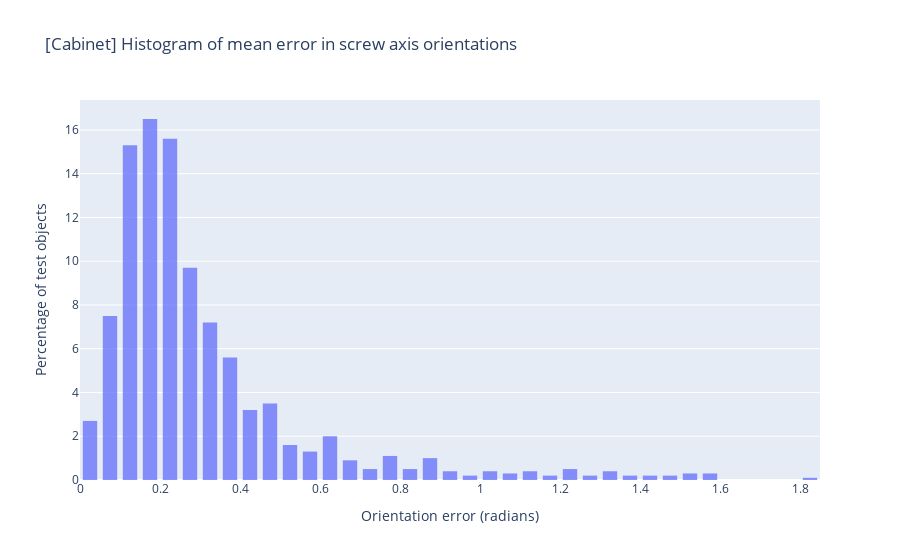
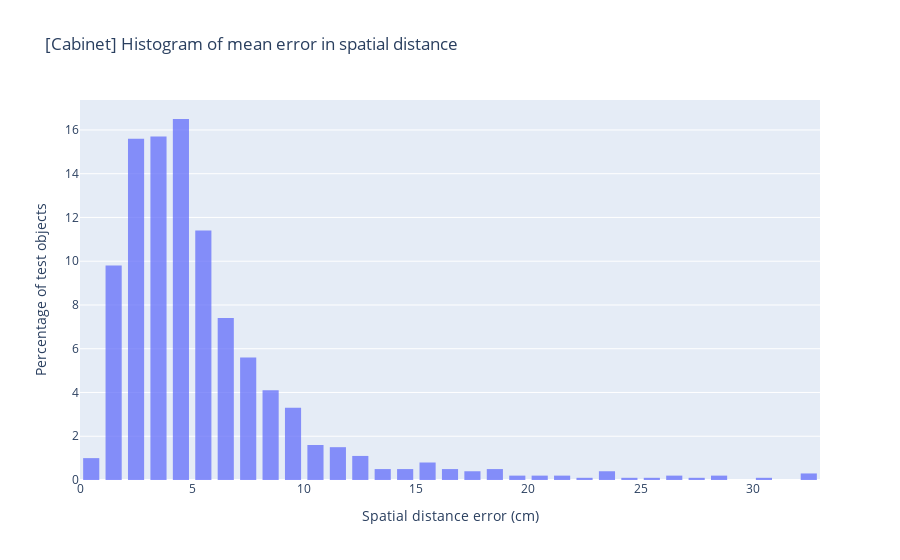

These figures' notebook cell, in order:
### Code cell
## Cabinet
ours_file = '/Users/jainajinkya/research/ArticulationModel/results/cabinet/ours/nnv1_synArt_20000/test_prediction_data.pkl'
with open(ours_file, 'rb') as f:
    ours = pickle.load(f)

# ben_toast_f = '/Users/jainajinkya/research/ArticulationModel/results/cabinet/ben/ben_toaster/test_prediction_data.pkl'
# with open(ben_toast_f, 'rb') as f:
#     ben_toast = pickle.load(f)

## Orientation
fig = go.Figure()
fig.add_trace(go.Histogram(x=ours['ori_err_mean'], histnorm='percent', name='ScrewNet', bingroup=1))
# fig.add_trace(go.Histogram(x=ben_toast['ori_err_mean'], histnorm='percent', name='Abbatematteo et al.', bingroup=1))

fig.update_layout(
    title_text='[Cabinet] Histogram of mean error in screw axis orientations', # title of plot
    xaxis_title_text='Orientation error (radians)', # xaxis label
    yaxis_title_text='Percentage of test objects', # yaxis label
    bargap=0.2, # gap between bars of adjacent location coordinates
    bargroupgap=0.1, # gap between bars of the same location coordinates
    barmode='overlay'
)

# Reduce opacity to see both histograms
fig.update_traces(opacity=0.75)
fig.update_layout(legend=dict(orientation="h", yanchor="bottom", y=1.02, xanchor="right", x=1))
fig.show()

## Spatial Distance
fig = go.Figure()
fig.add_trace(go.Histogram(x=ours['dist_err_mean']*100., histnorm='percent', name='ScrewNet', bingroup=2))
# fig1.add_trace(go.Histogram(x=ben_toast['dist_err_mean']*100., histnorm='percent', name='Abbatematteo et al.', bingroup=2))

fig.update_layout(
    title_text='[Cabinet] Histogram of mean error in spatial distance', # title of plot
    xaxis_title_text='Spatial distance error (cm)', # xaxis label
    yaxis_title_text='Percentage of test objects', # yaxis label
    bargap=0.2, # gap between bars of adjacent location coordinates
    bargroupgap=0.1, # gap between bars of the same location coordinates
    barmode='overlay'
)

# Reduce opacity to see both histograms
fig.update_traces(opacity=0.75)
fig.update_layout(legend=dict(orientation="h", yanchor="bottom", y=1.02, xanchor="right", x=1))
fig.show()

## Configuration
fig = go.Figure()
fig.add_trace(go.Histogram(x=ours['theta_err_mean'], histnorm='percent', name='ScrewNet', bingroup=3))
# fig.add_trace(go.Histogram(x=ben_toast['theta_err_mean'], histnorm='percent', name='Abbatematteo et al.', bingroup=3))

fig.update_layout(
    title_text='[Cabinet] Histogram of mean error in configurations', # title of plot
    xaxis_title_text='Configuration error (radians)', # xaxis label
    yaxis_title_text='Percentage of test objects', # yaxis label
#     bargap=0.2, # gap between bars of adjacent location coordinates
#     bargroupgap=0.1, # gap between bars of the same location coordinates
    barmode='overlay'
)

# Reduce opacity to see both histograms
fig.update_traces(opacity=0.75)
fig.update_layout(legend=dict(orientation="h", yanchor="bottom", y=1.02, xanchor="right", x=1))
fig.show()

### Figure 1 — Plotly figure (JSON) as saved in the notebook; plotly's stock layout.template omitted (floating-point values rounded to 4 significant figures; data arrays with more than 128 entries replaced by an {"elided": "..."} marker saying what was removed)
{"data": [{"bingroup": "1", "histnorm": "percent", "name": "ScrewNet", "opacity": 0.75, "type": "histogram", "x": {"elided": "1000 float values"}}], "layout": {"bargap": 0.2, "bargroupgap": 0.1, "barmode": "overlay", "legend": {"orientation": "h", "x": 1, "xanchor": "right", "y": 1.02, "yanchor": "bottom"}, "title": {"text": "[Cabinet] Histogram of mean error in screw axis orientations"}, "xaxis": {"title": {"text": "Orientation error (radians)"}}, "yaxis": {"title": {"text": "Percentage of test objects"}}}}

### Figure 2 — Plotly figure (JSON) as saved in the notebook; plotly's stock layout.template omitted (floating-point values rounded to 4 significant figures; data arrays with more than 128 entries replaced by an {"elided": "..."} marker saying what was removed)
{"data": [{"bingroup": "2", "histnorm": "percent", "name": "ScrewNet", "opacity": 0.75, "type": "histogram", "x": {"elided": "1000 float values"}}], "layout": {"bargap": 0.2, "bargroupgap": 0.1, "barmode": "overlay", "legend": {"orientation": "h", "x": 1, "xanchor": "right", "y": 1.02, "yanchor": "bottom"}, "title": {"text": "[Cabinet] Histogram of mean error in spatial distance"}, "xaxis": {"title": {"text": "Spatial distance error (cm)"}}, "yaxis": {"title": {"text": "Percentage of test objects"}}}}
